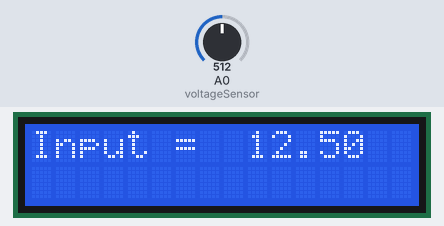
Bench run of a sketch on a simulated Arduino Uno, built with avr-gcc and run on an emulated ATmega328P. On the bench: 16×2 character LCD. The inputs (shaded band) are chosen by the test bench; at power-on: A0 (voltageSensor) = 512.

Above: at 3.2 s.
3.3 s: A0 (voltageSensor) set to 716
At 4.1 s:
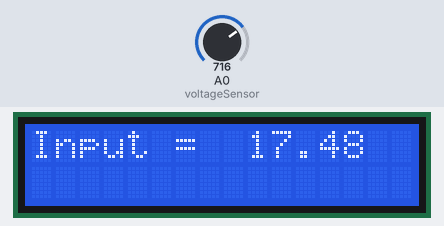
5.0 s: A0 (voltageSensor) set to 900
At 5.6 s:
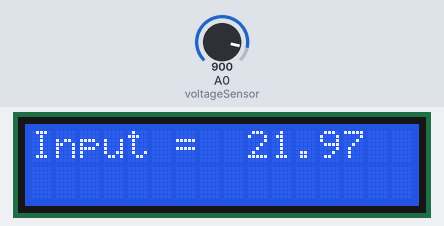
6.5 s: A0 (voltageSensor) set to 1023
At 7.1 s:
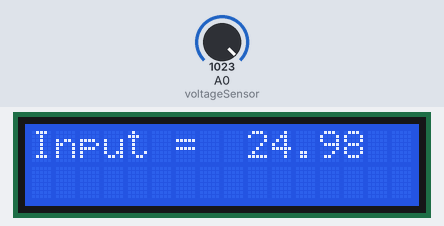
Timing chart, 0 to 9.5 s (numbered marks = the images above; inputs shaded):
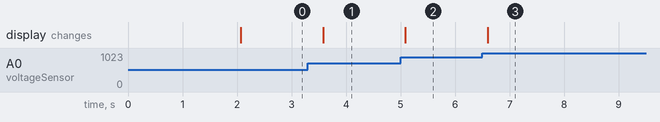

The sketch:

Voltage_Sensor_LCD.ino
```cpp
#include "LiquidCrystal.h"

const int voltageSensor = A0;

float vOUT = 0.0;
float vIN = 0.0;
float R1 = 30000.0;
float R2 = 7500.0;
int value = 0;

LiquidCrystal lcd(8, 9, 4, 5, 6, 7); // RS, E, D4, D5, D6, D7

void setup()
{
  // Serial.begin(9600);
  lcd.begin(16, 2);
  lcd.print(" Measure > 25V  ");
  delay(2000);
}

void loop()
{
  value = analogRead(voltageSensor);
  vOUT = (value * 5.0) / 1024.0;
  vIN = vOUT / (R2 / (R1 + R2));
  // Serial.print("Input = ");
  // Serial.println(vIN);
  lcd.setCursor(0, 0);
  lcd.print("Input =      ");
  lcd.setCursor(9, 0);
  lcd.print(vIN);
  delay(500);
}
```

Measured:
- after the input at 3.3 s, the display: changes after 0.28 s (image 1)
- after the input at 5.0 s, the display: changes after 0.09 s (image 2)
- after the input at 6.5 s, the display: changes after 0.10 s (image 3)
